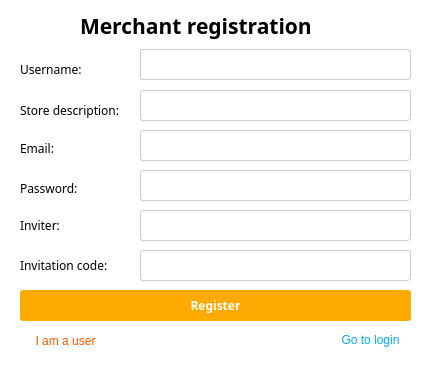
<?xml version="1.0" encoding="UTF-8"?>
<ui version="4.0">
 <class>MainWindow</class>
 <widget class="QMainWindow" name="MainWindow">
  <property name="geometry">
   <rect>
    <x>0</x>
    <y>0</y>
    <width>432</width>
    <height>374</height>
   </rect>
  </property>
  <property name="minimumSize">
   <size>
    <width>432</width>
    <height>374</height>
   </size>
  </property>
  <property name="maximumSize">
   <size>
    <width>432</width>
    <height>374</height>
   </size>
  </property>
  <property name="windowTitle">
   <string>MainWindow</string>
  </property>
  <property name="styleSheet">
   <string notr="true">background-color: white;</string>
  </property>
  <widget class="QWidget" name="centralwidget">
   <widget class="QLabel" name="label">
    <property name="geometry">
     <rect>
      <x>80</x>
      <y>10</y>
      <width>241</width>
      <height>31</height>
     </rect>
    </property>
    <property name="font">
     <font>
      <family>微软雅黑</family>
      <pointsize>16</pointsize>
      <weight>75</weight>
      <bold>true</bold>
     </font>
    </property>
    <property name="text">
     <string>Merchant registration</string>
    </property>
   </widget>
   <widget class="QLabel" name="label_2">
    <property name="geometry">
     <rect>
      <x>20</x>
      <y>60</y>
      <width>81</width>
      <height>18</height>
     </rect>
    </property>
    <property name="font">
     <font>
      <family>微软雅黑</family>
     </font>
    </property>
    <property name="text">
     <string>Username:</string>
    </property>
   </widget>
   <widget class="QLabel" name="label_3">
    <property name="geometry">
     <rect>
      <x>20</x>
      <y>100</y>
      <width>111</width>
      <height>20</height>
     </rect>
    </property>
    <property name="font">
     <font>
      <family>微软雅黑</family>
     </font>
    </property>
    <property name="text">
     <string>Store description:</string>
    </property>
   </widget>
   <widget class="QLineEdit" name="lineEdit">
    <property name="geometry">
     <rect>
      <x>140</x>
      <y>49</y>
      <width>271</width>
      <height>31</height>
     </rect>
    </property>
    <property name="styleSheet">
     <string notr="true">QLineEdit { border-radius: 3px; border: 0.5px solid #CCCCCC;}</string>
    </property>
   </widget>
   <widget class="QLineEdit" name="lineEdit_2">
    <property name="geometry">
     <rect>
      <x>140</x>
      <y>90</y>
      <width>271</width>
      <height>31</height>
     </rect>
    </property>
    <property name="styleSheet">
     <string notr="true">QLineEdit { border-radius: 3px; border: 0.5px solid #CCCCCC;}</string>
    </property>
   </widget>
   <widget class="QPushButton" name="pushButton">
    <property name="geometry">
     <rect>
      <x>20</x>
      <y>290</y>
      <width>391</width>
      <height>31</height>
     </rect>
    </property>
    <property name="font">
     <font>
      <family>微软雅黑</family>
      <weight>75</weight>
      <bold>true</bold>
     </font>
    </property>
    <property name="styleSheet">
     <string notr="true">QPushButton { background-color:rgb(255, 170, 0); color:rgb(255, 255, 255); border-radius: 3px; }</string>
    </property>
    <property name="text">
     <string>Register</string>
    </property>
   </widget>
   <widget class="QPushButton" name="pushButton_2">
    <property name="geometry">
     <rect>
      <x>20</x>
      <y>330</y>
      <width>91</width>
      <height>21</height>
     </rect>
    </property>
    <property name="styleSheet">
     <string notr="true">QPushButton { background-color:rgb(255, 255, 255); color:rgb(255, 85, 0); border-radius: 2px; }</string>
    </property>
    <property name="text">
     <string>I am a user</string>
    </property>
   </widget>
   <widget class="QPushButton" name="pushButton_3">
    <property name="geometry">
     <rect>
      <x>330</x>
      <y>330</y>
      <width>81</width>
      <height>20</height>
     </rect>
    </property>
    <property name="styleSheet">
     <string notr="true">QPushButton { background-color:rgb(255, 255, 255); color:rgb(0, 170, 255); border-radius: 2px; }</string>
    </property>
    <property name="text">
     <string>Go to login</string>
    </property>
   </widget>
   <widget class="QLineEdit" name="lineEdit_3">
    <property name="geometry">
     <rect>
      <x>140</x>
      <y>130</y>
      <width>271</width>
      <height>31</height>
     </rect>
    </property>
    <property name="styleSheet">
     <string notr="true">QLineEdit { border-radius: 3px; border: 0.5px solid #CCCCCC;}</string>
    </property>
   </widget>
   <widget class="QLabel" name="label_4">
    <property name="geometry">
     <rect>
      <x>20</x>
      <y>140</y>
      <width>71</width>
      <height>16</height>
     </rect>
    </property>
    <property name="font">
     <font>
      <family>微软雅黑</family>
     </font>
    </property>
    <property name="text">
     <string>Email:</string>
    </property>
   </widget>
   <widget class="QLabel" name="label_5">
    <property name="geometry">
     <rect>
      <x>20</x>
      <y>180</y>
      <width>81</width>
      <height>16</height>
     </rect>
    </property>
    <property name="font">
     <font>
      <family>微软雅黑</family>
     </font>
    </property>
    <property name="text">
     <string>Password:</string>
    </property>
   </widget>
   <widget class="QLineEdit" name="lineEdit_4">
    <property name="geometry">
     <rect>
      <x>140</x>
      <y>170</y>
      <width>271</width>
      <height>31</height>
     </rect>
    </property>
    <property name="styleSheet">
     <string notr="true">QLineEdit { border-radius: 3px; border: 0.5px solid #CCCCCC;}</string>
    </property>
   </widget>
   <widget class="QLabel" name="label_6">
    <property name="geometry">
     <rect>
      <x>20</x>
      <y>215</y>
      <width>91</width>
      <height>20</height>
     </rect>
    </property>
    <property name="font">
     <font>
      <family>微软雅黑</family>
     </font>
    </property>
    <property name="text">
     <string>Inviter:</string>
    </property>
   </widget>
   <widget class="QLineEdit" name="lineEdit_5">
    <property name="geometry">
     <rect>
      <x>140</x>
      <y>210</y>
      <width>271</width>
      <height>31</height>
     </rect>
    </property>
    <property name="styleSheet">
     <string notr="true">QLineEdit { border-radius: 3px; border: 0.5px solid #CCCCCC;}</string>
    </property>
   </widget>
   <widget class="QLineEdit" name="lineEdit_6">
    <property name="geometry">
     <rect>
      <x>140</x>
      <y>250</y>
      <width>271</width>
      <height>31</height>
     </rect>
    </property>
    <property name="styleSheet">
     <string notr="true">QLineEdit { border-radius: 3px; border: 0.5px solid #CCCCCC;}</string>
    </property>
   </widget>
   <widget class="QLabel" name="label_7">
    <property name="geometry">
     <rect>
      <x>20</x>
      <y>255</y>
      <width>111</width>
      <height>20</height>
     </rect>
    </property>
    <property name="font">
     <font>
      <family>微软雅黑</family>
     </font>
    </property>
    <property name="text">
     <string>Invitation code:</string>
    </property>
   </widget>
  </widget>
  <widget class="QStatusBar" name="statusbar"/>
 </widget>
 <resources/>
 <connections/>
</ui>
